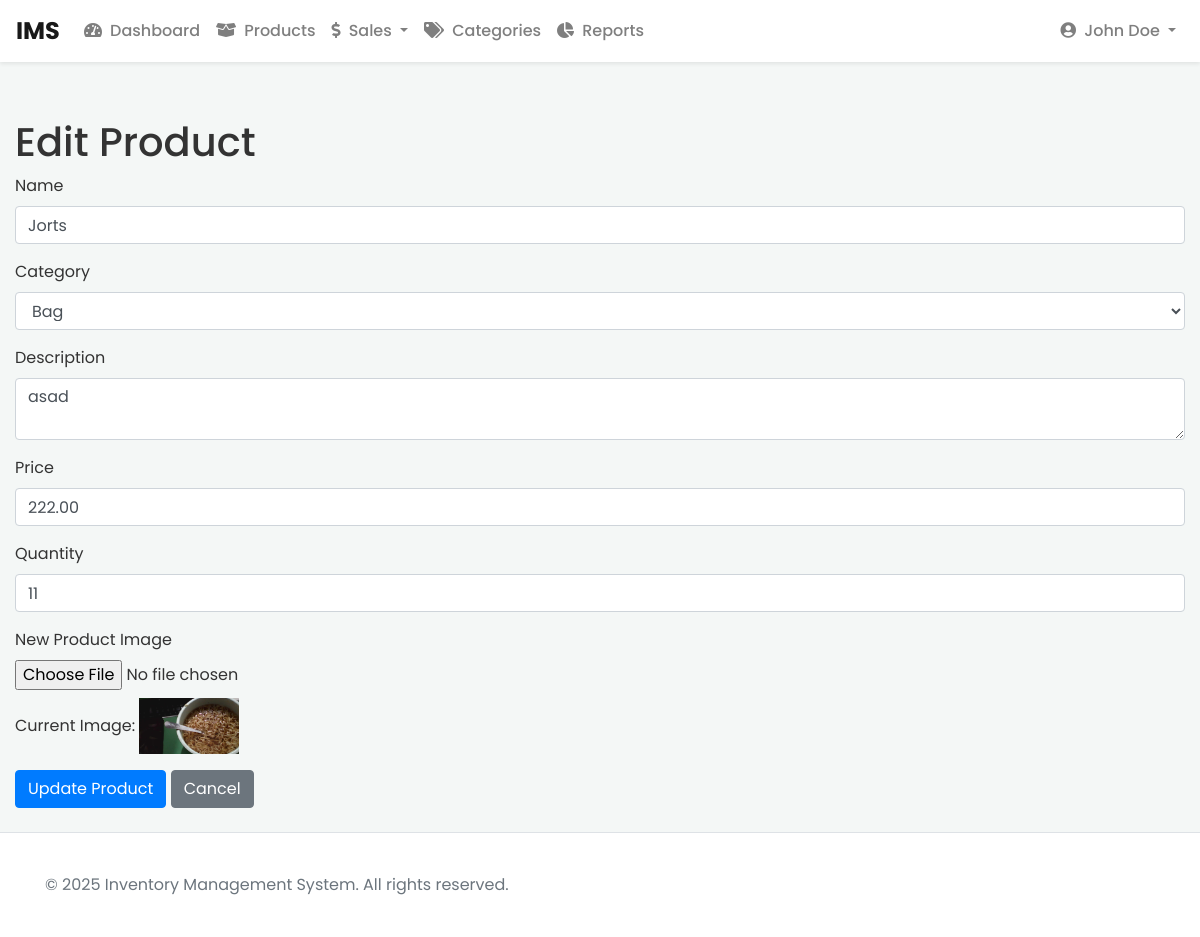
Screenshot of /index.php?action=edit&id=2 (signed in) with the database file from the repository.
### tables this page shows
CREATE TABLE IF NOT EXISTS `products` (
  `id` int NOT NULL AUTO_INCREMENT,
  `user_id` int NOT NULL,
  `name` varchar(255) NOT NULL,
  `description` text,
  `category_id` int DEFAULT NULL,
  `price` decimal(10,2) NOT NULL,
  `quantity` int NOT NULL,
  `image` varchar(255) DEFAULT NULL,
  `date_added` timestamp NULL DEFAULT CURRENT_TIMESTAMP,
  `date_updated` timestamp NOT NULL DEFAULT CURRENT_TIMESTAMP ON UPDATE CURRENT_TIMESTAMP,
  PRIMARY KEY (`id`),
  KEY `fk_category` (`category_id`),
  KEY `user_id` (`user_id`)
);

CREATE TABLE IF NOT EXISTS `categories` (
  `id` int NOT NULL AUTO_INCREMENT,
  `user_id` int NOT NULL,
  `name` varchar(191) NOT NULL,
  PRIMARY KEY (`id`),
  UNIQUE KEY `name` (`name`),
  KEY `user_id` (`user_id`)
);

### controllers/ProductController.php (called while the page is built, shortened)
<?php
require_once 'models/Product.php';
require_once 'models/Category.php';
require_once 'config/database.php';
require_once 'config/Database.php';
class ProductController {
    private $product;
    private $category;
    public function __construct() {
        $database = new Database();
        $this->db = $database->getConnection();
        $this->product = new Product($this->db);
        $this->category = new Category($this->db);
    }
    public function edit($id) {
        $user_id = $_SESSION['user_id'];
        $category_stmt = $this->category->read($user_id);
        $categories = $category_stmt->fetchAll(PDO::FETCH_ASSOC);
        $product = $this->product->getProductById($id, $user_id);
        require_once 'views/edit_product.php';
    }
}
?>

### config/database.php (called while the page is built, shortened)
<?php
class Database {
    private $host = 'localhost';
    private $db_name = 'ims';
    private $username = 'root';
    private $password = '';
    public function getConnection() {
        $this->conn = null;
        try {
            $this->conn = new PDO(
                'mysql:host=' . $this->host . ';dbname=' . $this->db_name,
                $this->username,
                $this->password
            );
            $this->conn->setAttribute(PDO::ATTR_ERRMODE, PDO::ERRMODE_EXCEPTION);
            $this->conn->exec("set names utf8");
        } catch (PDOException $exception) {
            echo 'Connection error: ' . $exception->getMessage();
            exit();
        }
        return $this->conn;
    }
}
?>

### models/Product.php (called while the page is built, shortened)
<?php
class Product {
    private $conn;
    private $table = 'products';
    public function __construct($db) {
        $this->conn = $db;
    }
    public function getProductById($id, $user_id) {
        $query = 'SELECT * FROM ' . $this->table . ' WHERE id = ? AND user_id = ?';
        $stmt = $this->conn->prepare($query);
        $stmt->execute([$id, $user_id]);
        return $stmt->fetch(PDO::FETCH_ASSOC);
    }
}
?>

### models/Category.php (called while the page is built, shortened)
<?php
class Category {
    private $conn;
    private $table = 'categories';
    public function __construct($db) {
        $this->conn = $db;
    }
    public function read($user_id) {
        $query = 'SELECT id, name FROM ' . $this->table . ' WHERE user_id = ? ORDER BY name';
        $stmt = $this->conn->prepare($query);
        $stmt->execute([$user_id]);
        return $stmt;
    }
}
?>

### views/edit_product.php (the view, shortened to what this page needs)
<?php require_once __DIR__ . '/header.php'; ?>
<h1 class="mt-4">Edit Product</h1>
<form action="index.php?action=edit&id=<?php echo htmlspecialchars($product['id']); ?>" method="post" enctype="multipart/form-data">
    <div class="form-group">
        <label for="name">Name</label>
        <input type="text" name="name" id="name" class="form-control" value="<?php echo htmlspecialchars($_POST['name'] ?? $product['name']); ?>" required>
    </div>
    <div class="form-group">
        <label for="category_id">Category</label>
        <select name="category_id" id="category_id" class="form-control">
            <?php foreach ($categories as $category): ?>
                <option value="<?php echo $category['id']; ?>" <?php echo (($_POST['category_id'] ?? $product['category_id']) == $category['id']) ? 'selected' : ''; ?>>
                    <?php echo htmlspecialchars($category['name']); ?>
                </option>
            <?php endforeach; ?>
        </select>
    </div>
    <div class="form-group">
        <label for="description">Description</label>
        <textarea name="description" id="description" class="form-control"><?php echo htmlspecialchars($_POST['description'] ?? $product['description']); ?></textarea>
    </div>
    <div class="form-group">
        <label for="price">Price</label>
        <input type="number" name="price" id="price" class="form-control" step="0.01" value="<?php echo htmlspecialchars($_POST['price'] ?? $product['price']); ?>" required>
    </div>
    <div class="form-group">
        <label for="quantity">Quantity</label>
        <input type="number" name="quantity" id="quantity" class="form-control" value="<?php echo htmlspecialchars($_POST['quantity'] ?? $product['quantity']); ?>" required>
    </div>
    <div class="form-group">
        <label for="image">New Product Image</label>
        <input type="file" name="image" id="image" class="form-control-file">
        <?php if (!empty($product['image'])): ?>
            <p class="mt-2">Current Image: <img src="uploads/<?php echo htmlspecialchars($product['image']); ?>" alt="<?php echo htmlspecialchars($product['name']); ?>" style="max-width: 100px;"></p>
        <?php endif; ?>
    </div>
    <button type="submit" class="btn btn-primary">Update Product</button>
    <a href="index.php" class="btn btn-secondary">Cancel</a>
</form>
<?php require_once __DIR__ . '/footer.php'; ?>

### assets/css/style.css (style rules this page uses)
body { font-family: 'Poppins', sans-serif; background-color: #f4f7f6; color: #333; padding-top: 70px; }

### rows the page displays
products: name "Jorts", category_id "Bag", description "asad", price "222.00", quantity "11", image (picture)

### other values shown
$_SESSION['user_full_name'] "John Doe"
